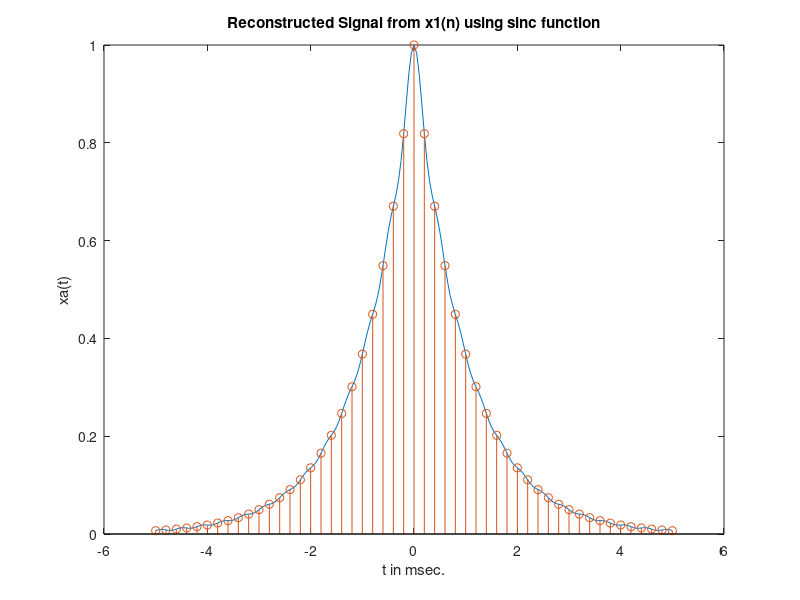

Write the MATLAB code that produced this figure.
% Reconstruction using sinc function
%
% Discrete-time Signal x1(n)
Ts = 0.0002; Fs = 1/Ts; n = -25:1:25; nTs = n*Ts;
x = exp(-1000*abs(nTs));
% Analog Signal reconstruction
Dt = 0.00005;
t = -0.005:Dt:0.005;
xa = x * sinc(Fs*(ones(length(nTs),1)*t-nTs'*ones(1,length(t))));
% Plots
plot(t*1000,xa);
xlabel('t in msec.'); ylabel('xa(t)')
title('Reconstructed Signal from x1(n) using sinc function'); hold on
stem(n*Ts*1000,x); hold off
